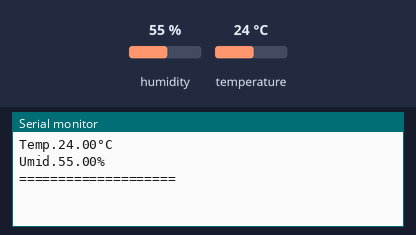
Bench run of a sketch on a simulated Arduino Uno, built with avr-gcc and run on an emulated ATmega328P. Parts: the last lines printed to the serial monitor. Inputs (shaded band) come from the test bench; at power-on: humidity 55 %, temperature 24 °C.

Above: at 2.8 s.
2.9 s: humidity set to 22 %
At 5.3 s:
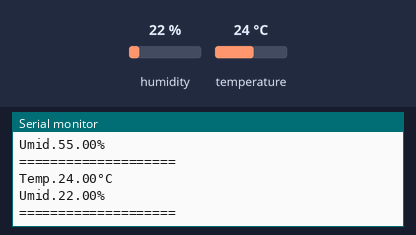
5.6 s: temperature set to 12 °C
At 7.1 s:
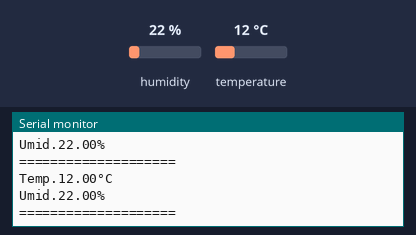
8.3 s: humidity set to 40 %
At 10.5 s:
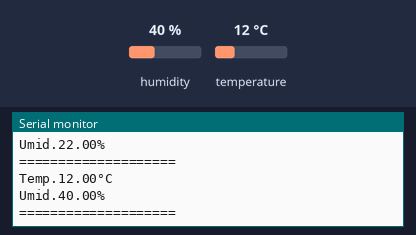
Timing chart, 0 to 12.0 s (numbered marks = the images above; inputs shaded):
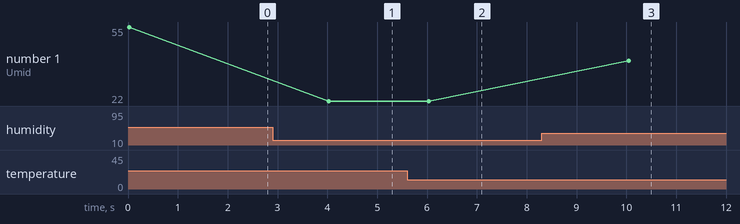

The sketch:

DHT22_testes.ino
```cpp
#include <Adafruit_Sensor.h>
#include "DHT.h"

const int DHTPIN   =  4;

#define DHTTYPE DHT22


// Define Variáveis do DHT
DHT dht(DHTPIN, DHTTYPE);
float humidity;     float humidity_atual;
float temperature;  float temperature_atual;

void setup() {
  Serial.begin(9600);
  dht.begin();

}

void loop() {


  humidity =    dht.readHumidity();
  temperature = dht.readTemperature();

    if (isnan(humidity) || isnan(temperature)) {
    Serial.println("Falha ao ler DHT!!");
  }
  else if (humidity_atual != humidity || temperature_atual != temperature) {
      humidity_atual = humidity;  temperature_atual = temperature;
      Serial.print("Temp.");
      Serial.print(temperature);
      Serial.print("°");
      Serial.println("C");

      Serial.print("Umid.");
      Serial.print(humidity);
      Serial.println("%");
      Serial.println("====================");
    }

}
```

Measured:
- after the input at 2.9 s, the serial monitor: prints a new line after 1.1 s (image 1)
- after the input at 5.6 s, the serial monitor: prints a new line after 0.42 s (image 2)
- after the input at 8.3 s, the serial monitor: prints a new line after 1.7 s (image 3)
- plotted number 1: 55 → 22 after the input at 2.9 s, 22 → 40 after the input at 8.3 s
